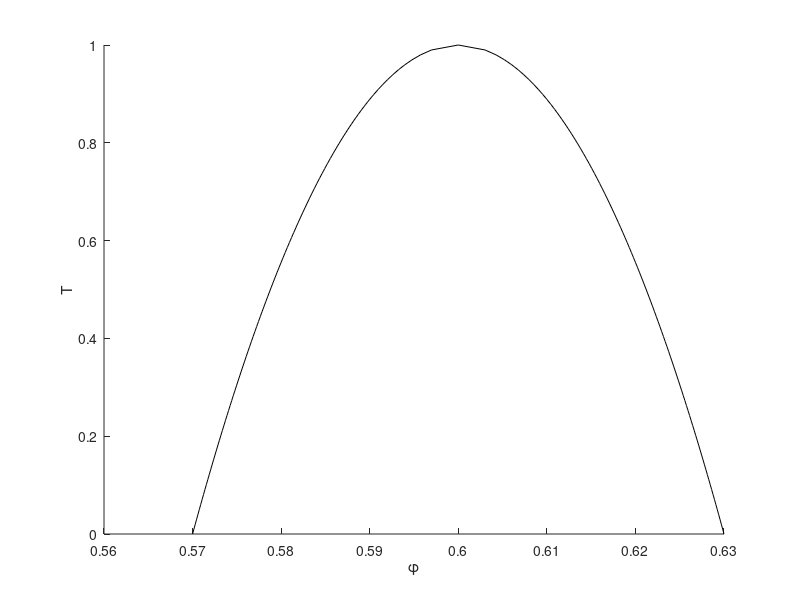

The MATLAB source for this figure: (Note: this script raises an error after producing the figure.)
% some model for thermal expansion of the medium
a = @(phi) 1;
b = @(phi) 1/100;
rho = @(phi,T) a(phi)+b(phi).*T;

% parameters describing the shape of the phase boundary in the E-phi plane
c_left = 0.03;
c_right = 0.03;
Tstar = 1;
phistar = 0.6;

% left & right branches of the phase boundary in the E-phi plane
phi1 = @(T) phistar - c_left*(Tstar-T).^(1/2);
phi2 = @(T) phistar + c_right*(Tstar-T).^(1/2);

% n1, n2 are particle number densities of phase 1 and phase 2
%n1 = @(phi,phi1,phi2) phi1./phi .* (phi2-phi)./(phi2-phi1);
%n2 = @(phi,phi1,phi2) phi2./phi .* (phi-phi1)./(phi2-phi1);
v1 = @(phi,phi1,phi2) (phi2-phi)./(phi2-phi1);
v2 = @(phi,phi1,phi2) (phi-phi1)./(phi2-phi1);
rho1 = @(T) rho(phi1(T),T);
rho2 = @(T) rho(phi2(T),T);

% conservation of mass:
rho_binodal = @(phi,T)  v1(phi,phi1(T),phi2(T)).*rho1(T) + v2(phi,phi1(T),phi2(T)).*rho2(T);



% plot the binodal line
figure; hold on;
xlabel('\phi'); ylabel('T')
T = linspace(0,Tstar);
plot(phi1(T),T,'k');
plot(phi2(T),T,'k');

% plot the line followed in the experiment
phi = 0.58; % initial concentration

T0 = max(T);
%xline(phi)
plot(phi*rho(T)/rho(T0),T,'r-')



figure; hold on;
xlabel('T'); ylabel('volume per particle u(T)')
plot(T,u(phi,T),'k')
plot(T,rho_binodal(phi,T),'r')

%%% wait shouldnt u1=V1/N1 just be 1/phi1?
%%% I am definitely getting confused bc im thinking of a true one component
%%% system where concentration and density are the same. it might be more
%%% helpful to think of them as separate things....